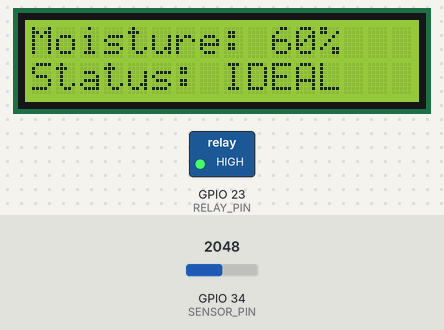
A sketch run on a simulated ESP32. Shown: 16×2 character LCD, switched loads named in the sketch (green lamp = pin HIGH). Inputs (shaded band) come from the test bench; at power-on: GPIO 34 (SENSOR_PIN) = 2048 (analog values on the 0–4095 scale). WiFi joins after 1.5 s; servers stay silent unless stated; uploads are accepted with an empty reply; what the sketch prints to the serial monitor is not drawn.

Above: at 10.8 s.
10.9 s: GPIO 34 (SENSOR_PIN) set to 2326
At 12.0 s:
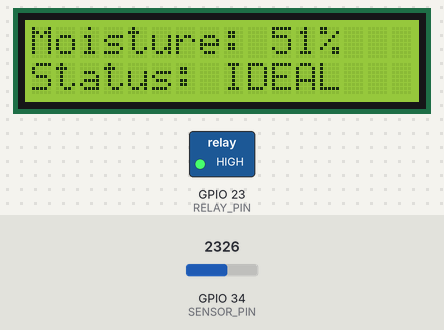
12.9 s: GPIO 34 (SENSOR_PIN) set to 2427
At 14.5 s:
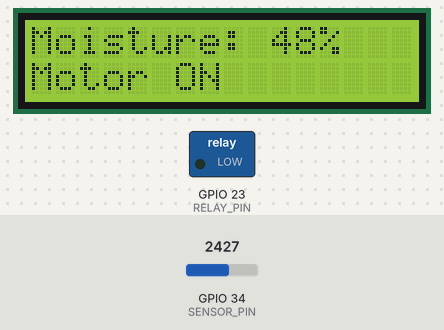
14.9 s: GPIO 34 (SENSOR_PIN) set to 1228
At 16.4 s:
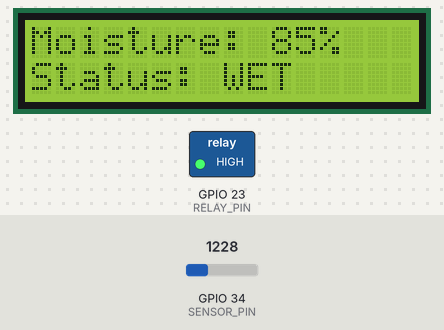
16.9 s: GPIO 34 (SENSOR_PIN) set to 1655
At 17.3 s:
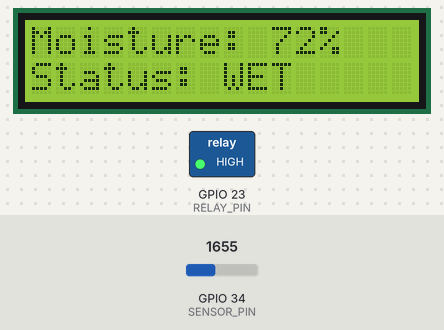
18.5 s: GPIO 34 (SENSOR_PIN) set to 1751
At 19.9 s:
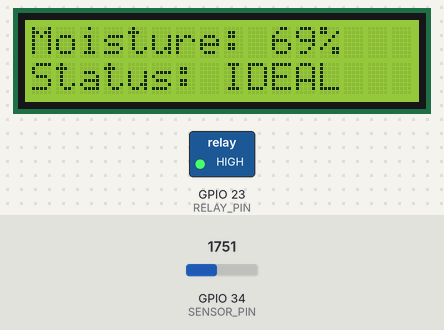
Timing chart, 0 to 21.0 s (numbered marks = the images above; inputs shaded):
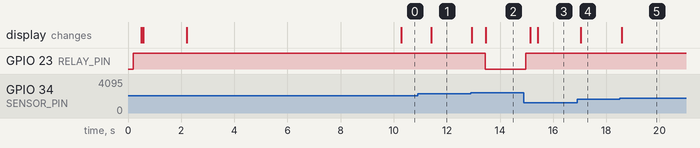

Measured:
- the behaviour switches between 2375 and 2376 on GPIO 34 (SENSOR_PIN) (found by bisection; images 1 and 2)
- the behaviour switches between 1692 and 1693 on GPIO 34 (SENSOR_PIN) (found by bisection; images 4 and 5)
- after the input at 10.9 s, the display: changes after 0.51 s (image 1)
- after the input at 12.9 s, GPIO 23 (RELAY_PIN): HIGH → LOW after 0.54 s; the display: first changes at once (image 2 shows a later state)
- after the input at 14.9 s, GPIO 23 (RELAY_PIN): LOW → HIGH after 0.08 s; the display: first changes after 0.24 s (image 3 shows a later state)
- after the input at 16.9 s, the display: changes after 0.14 s (image 4)
- after the input at 18.5 s, the display: changes after 0.08 s (image 5)

The sketch:

Sketch.ino
```cpp
#include <Wire.h>
#include <LiquidCrystal_I2C.h>
#include <WiFi.h>
#include <WiFiClientSecure.h>
#include <HTTPClient.h>

static const char *WIFI_SSID = "Airtel_Dhiraj";
static const char *WIFI_PASSWORD = "Airtel@9798";

static const char *FIREBASE_BASE_URL = "https://vernal-catfish-196407.firebaseio.com/";
static const char *FIREBASE_DEVICE_PATH = "/plantMonitor/main";
static const char *FIREBASE_AUTH = "";

static const int LCD_ADDRESS = 0x27;
static const int LCD_COLS = 16;
static const int LCD_ROWS = 2;
static const int SDA_PIN = 21;
static const int SCL_PIN = 22;

static const int SENSOR_PIN = 34;
static const int RELAY_PIN = 23;

static const int AIR_RAW = 4000;
static const int WET_RAW = 750;
static const int TARGET_LOW = 50;
static const int TARGET_HIGH = 70;

static const unsigned long LCD_UPDATE_MS = 1500;
static const unsigned long SENSOR_SAMPLE_MS = 500;
static const unsigned long REMOTE_PUSH_MS = 5000;
static const unsigned long STALE_MS = 300000;
static const unsigned long LOOP_DELAY_MS = 50;
static const unsigned long WIFI_CONNECT_TIMEOUT_MS = 20000;
static const unsigned long WIFI_RETRY_MS = 30000;
static const unsigned long STARTUP_IP_SHOW_MS = 8000;
static const unsigned long WATER_CHECK_MIN_PUMP_MS = 12000;
static const unsigned long WATER_RETRY_MS = 60000;
static const int CHANGE_DELTA = 5;
static const int SENSOR_SAMPLES = 12;
static const int WATER_GAIN_CLEAR_PERCENT = 2;

LiquidCrystal_I2C lcd(LCD_ADDRESS, LCD_COLS, LCD_ROWS);
WiFiClientSecure secureClient;

char lastLine1[LCD_COLS + 1] = "";
char lastLine2[LCD_COLS + 1] = "";

int filteredRaw = AIR_RAW;
int moisturePct = 0;
int previousRaw = -1;
int waterCheckStartMoisture = 0;

bool sensorFault = false;
bool waterSupplyIssue = false;
bool pumpRunning = false;
bool lcdNeedsRefresh = true;
bool wifiConnected = false;
bool showStartupIp = false;

unsigned long lastMeaningfulChangeMs = 0;
unsigned long lastSampleMs = 0;
unsigned long lastRemotePushMs = 0;
unsigned long lastLcdUpdateMs = 0;
unsigned long burstStartMs = 0;
unsigned long currentBurstMs = 0;
unsigned long startupIpUntilMs = 0;
unsigned long waterCheckPumpMs = 0;
unsigned long lastWaterIssueMs = 0;
unsigned long lastWifiRetryMs = 0;

String deviceIp = "offline";

void relayOn()
{
  digitalWrite(RELAY_PIN, LOW);
}

void relayOff()
{
  digitalWrite(RELAY_PIN, HIGH);
}

void relayInit()
{
  pinMode(RELAY_PIN, OUTPUT_OPEN_DRAIN);
  relayOff();
}

void safeLcdInit()
{
  delay(250);
  Wire.begin(SDA_PIN, SCL_PIN);
  Wire.setClock(50000);
  delay(50);
  lcd.init();
  delay(20);
  lcd.backlight();
  delay(20);
  lcd.clear();
  delay(20);
}

void restoreLcdAfterPump()
{
  Wire.begin(SDA_PIN, SCL_PIN);
  Wire.setClock(50000);
  delay(20);
  lcd.init();
  delay(20);
  lcd.backlight();
  delay(20);
  lastLine1[0] = '\0';
  lastLine2[0] = '\0';
}

void padLine(char *dest, const char *src)
{
  snprintf(dest, LCD_COLS + 1, "%-16.16s", src);
}

void writeLine(uint8_t row, const char *text)
{
  char padded[LCD_COLS + 1];
  padLine(padded, text);

  char *cache = row == 0 ? lastLine1 : lastLine2;
  if (strncmp(cache, padded, LCD_COLS) == 0)
  {
    return;
  }

  lcd.setCursor(0, row);
  lcd.print(padded);
  strncpy(cache, padded, LCD_COLS + 1);
}

int readFilteredRaw()
{
  long total = 0;
  for (int index = 0; index < SENSOR_SAMPLES; ++index)
  {
    total += analogRead(SENSOR_PIN);
    delay(4);
  }
  return total / SENSOR_SAMPLES;
}

int rawToPercent(int raw)
{
  raw = constrain(raw, WET_RAW, AIR_RAW);
  return map(raw, AIR_RAW, WET_RAW, 0, 100);
}

unsigned long getBurstDurationMs(int pct)
{
  if (pct >= TARGET_LOW)
  {
    return 0;
  }

  if (pct <= 40)
  {
    return map(pct, 0, 40, 15000, 5000);
  }

  return map(pct, 41, 49, 4500, 3000);
}

void resetWaterSupplyMonitor()
{
  waterCheckPumpMs = 0;
  waterCheckStartMoisture = moisturePct;
}

void evaluateWaterSupplyIssue()
{
  if (moisturePct >= TARGET_LOW)
  {
    waterSupplyIssue = false;
    resetWaterSupplyMonitor();
    return;
  }

  int moistureGain = moisturePct - waterCheckStartMoisture;
  if (moistureGain >= WATER_GAIN_CLEAR_PERCENT)
  {
    waterSupplyIssue = false;
    resetWaterSupplyMonitor();
    return;
  }

  if (!waterSupplyIssue && waterCheckPumpMs >= WATER_CHECK_MIN_PUMP_MS)
  {
    waterSupplyIssue = true;
    lastWaterIssueMs = millis();
    lcdNeedsRefresh = true;
  }
}

void updateSensorState()
{
  filteredRaw = readFilteredRaw();
  moisturePct = rawToPercent(filteredRaw);

  if (previousRaw < 0 || abs(filteredRaw - previousRaw) > CHANGE_DELTA)
  {
    lastMeaningfulChangeMs = millis();
    sensorFault = false;
  }

  if (millis() - lastMeaningfulChangeMs > STALE_MS)
  {
    sensorFault = true;
  }

  evaluateWaterSupplyIssue();

  previousRaw = filteredRaw;
}

void stopPump()
{
  bool wasRunning = pumpRunning;

  if (wasRunning)
  {
    waterCheckPumpMs += millis() - burstStartMs;
  }

  pumpRunning = false;
  currentBurstMs = 0;
  relayOff();

  if (wasRunning)
  {
    delay(80);
    restoreLcdAfterPump();
  }

  lcdNeedsRefresh = true;
  lastLcdUpdateMs = 0;
}

void startPumpBurst(unsigned long burstMs)
{
  if (burstMs == 0)
  {
    stopPump();
    return;
  }

  pumpRunning = true;
  currentBurstMs = burstMs;
  burstStartMs = millis();

  if (waterCheckPumpMs == 0)
  {
    waterCheckStartMoisture = moisturePct;
  }

  relayOn();
  lcdNeedsRefresh = true;
}

void controlPump()
{
  if (sensorFault)
  {
    stopPump();
    return;
  }

  if (waterSupplyIssue)
  {
    stopPump();

    if (millis() - lastWaterIssueMs < WATER_RETRY_MS)
    {
      return;
    }

    waterSupplyIssue = false;
    resetWaterSupplyMonitor();
  }

  if (moisturePct >= TARGET_LOW)
  {
    resetWaterSupplyMonitor();
    stopPump();
    return;
  }

  if (!pumpRunning)
  {
    startPumpBurst(getBurstDurationMs(moisturePct));
    return;
  }

  if (millis() - burstStartMs >= currentBurstMs)
  {
    stopPump();
  }
}

String getStatusText()
{
  if (sensorFault)
  {
    return "Sensor Fault";
  }

  if (waterSupplyIssue)
  {
    return "Check Tank/Pipe";
  }

  if (pumpRunning)
  {
    return "Motor ON";
  }

  if (moisturePct > TARGET_HIGH)
  {
    return "Wet";
  }

  if (moisturePct >= TARGET_LOW)
  {
    return "Monitoring";
  }

  return "Need Water";
}

String getSensorHealthText()
{
  if (sensorFault)
  {
    return "Sensor Fault";
  }

  if (waterSupplyIssue)
  {
    return "Water Issue";
  }

  return "Ideal";
}

String getWaterIssueMessage()
{
  if (waterSupplyIssue)
  {
    return "Please check water tank level or pipe connection.";
  }

  return "";
}

unsigned long getLastChangeSeconds()
{
  return (millis() - lastMeaningfulChangeMs) / 1000;
}

void refreshDisplay(bool force)
{
  if (showStartupIp)
  {
    if (!force && millis() >= startupIpUntilMs)
    {
      showStartupIp = false;
      lcdNeedsRefresh = true;
      lastLcdUpdateMs = 0;
    }
    else
    {
      if (!force && !lcdNeedsRefresh)
      {
        return;
      }

      char line1[LCD_COLS + 1];
      char line2[LCD_COLS + 1];
      snprintf(line1, sizeof(line1), "IP Address");
      snprintf(line2, sizeof(line2), "%s", deviceIp.c_str());
      writeLine(0, line1);
      writeLine(1, line2);
      lcdNeedsRefresh = false;
      lastLcdUpdateMs = millis();
      return;
    }
  }

  if (pumpRunning)
  {
    if (!force && !lcdNeedsRefresh)
    {
      return;
    }
  }
  else if (!force && !lcdNeedsRefresh && millis() - lastLcdUpdateMs < LCD_UPDATE_MS)
  {
    return;
  }

  lastLcdUpdateMs = millis();

  char line1[LCD_COLS + 1];
  char line2[LCD_COLS + 1];

  snprintf(line1, sizeof(line1), "Moisture:%3d%%", moisturePct);

  if (sensorFault)
  {
    snprintf(line2, sizeof(line2), "Sensor Fault");
  }
  else if (waterSupplyIssue)
  {
    snprintf(line2, sizeof(line2), "Chk Tank/Pipe");
  }
  else if (pumpRunning)
  {
    snprintf(line2, sizeof(line2), "Motor ON");
  }
  else if (moisturePct > TARGET_HIGH)
  {
    snprintf(line2, sizeof(line2), "Status: WET");
  }
  else if (moisturePct >= TARGET_LOW)
  {
    snprintf(line2, sizeof(line2), "Status: IDEAL");
  }
  else
  {
    snprintf(line2, sizeof(line2), "Need Water");
  }

  writeLine(0, line1);
  writeLine(1, line2);
  lcdNeedsRefresh = false;
}

void connectWifi()
{
  WiFi.persistent(false);
  WiFi.mode(WIFI_STA);
  WiFi.setAutoReconnect(true);
  WiFi.begin(WIFI_SSID, WIFI_PASSWORD);

  lastWifiRetryMs = millis();

  unsigned long startMs = millis();
  while (WiFi.status() != WL_CONNECTED && millis() - startMs < WIFI_CONNECT_TIMEOUT_MS)
  {
    delay(500);
    Serial.print('.');
  }

  wifiConnected = WiFi.status() == WL_CONNECTED;
  if (wifiConnected)
  {
    deviceIp = WiFi.localIP().toString();
    showStartupIp = true;
    startupIpUntilMs = millis() + STARTUP_IP_SHOW_MS;
    lcdNeedsRefresh = true;
    Serial.println();
    Serial.print("WiFi connected. IP: ");
    Serial.println(deviceIp);
  }
  else
  {
    deviceIp = "offline";
    Serial.println();
    Serial.println("WiFi not connected. Remote sync disabled.");
  }
}

void updateWifiState(bool connected)
{
  if (connected)
  {
    deviceIp = WiFi.localIP().toString();

    if (!wifiConnected)
    {
      wifiConnected = true;
      showStartupIp = true;
      startupIpUntilMs = millis() + STARTUP_IP_SHOW_MS;
      lcdNeedsRefresh = true;
      lastLcdUpdateMs = 0;
      Serial.println();
      Serial.print("WiFi connected. IP: ");
      Serial.println(deviceIp);
    }

    return;
  }

  if (wifiConnected)
  {
    Serial.println();
    Serial.println("WiFi disconnected. Auto-retry enabled.");
  }

  wifiConnected = false;
  deviceIp = "offline";
  showStartupIp = false;
  lcdNeedsRefresh = true;
}

void maintainWifiConnection()
{
  wl_status_t status = WiFi.status();
  bool connected = status == WL_CONNECTED;

  updateWifiState(connected);
  if (connected)
  {
    return;
  }

  if (millis() - lastWifiRetryMs < WIFI_RETRY_MS)
  {
    return;
  }

  lastWifiRetryMs = millis();
  Serial.println("Retrying WiFi connection...");
  WiFi.disconnect();
  WiFi.mode(WIFI_STA);
  WiFi.begin(WIFI_SSID, WIFI_PASSWORD);
}

String buildRemoteJson()
{
  String json = "{";
  json += "\"deviceName\":\"plantMonitor\",";
  json += "\"moisture\":" + String(moisturePct) + ",";
  json += "\"raw\":" + String(filteredRaw) + ",";
  json += "\"pump\":" + String(pumpRunning ? "true" : "false") + ",";
  json += "\"fault\":" + String((sensorFault || waterSupplyIssue) ? "true" : "false") + ",";
  json += "\"waterIssue\":" + String(waterSupplyIssue ? "true" : "false") + ",";
  json += "\"waterIssueMessage\":\"" + getWaterIssueMessage() + "\",";
  json += "\"sensorHealth\":\"" + getSensorHealthText() + "\",";
  json += "\"status\":\"" + getStatusText() + "\",";
  json += "\"targetLow\":" + String(TARGET_LOW) + ",";
  json += "\"targetHigh\":" + String(TARGET_HIGH) + ",";
  json += "\"targetRange\":\"" + String(TARGET_LOW) + "-" + String(TARGET_HIGH) + "%\",";
  json += "\"lastChangeSec\":" + String(getLastChangeSeconds()) + ",";
  json += "\"uptimeMin\":" + String(millis() / 60000) + ",";
  json += "\"ip\":\"" + deviceIp + "\",";
  json += "\"updatedAtMs\":" + String(millis()) + "}";
  return json;
}

String buildFirebaseUrl()
{
  String url = String(FIREBASE_BASE_URL) + String(FIREBASE_DEVICE_PATH) + ".json";
  if (strlen(FIREBASE_AUTH) > 0)
  {
    url += "?auth=";
    url += FIREBASE_AUTH;
  }
  return url;
}

void sendRemoteStatus()
{
  if (!wifiConnected)
  {
    return;
  }

  secureClient.setInsecure();
  HTTPClient http;
  String url = buildFirebaseUrl();

  if (!http.begin(secureClient, url))
  {
    Serial.println("Remote sync begin failed.");
    return;
  }

  http.addHeader("Content-Type", "application/json");
  int httpCode = http.PUT(buildRemoteJson());

  Serial.print("Remote sync HTTP=");
  Serial.println(httpCode);
  http.end();
}

void setup()
{
  Serial.begin(115200);
  delay(200);

  analogReadResolution(12);
  pinMode(SENSOR_PIN, INPUT);
  relayInit();
  safeLcdInit();

  lastMeaningfulChangeMs = millis();
  resetWaterSupplyMonitor();
  updateSensorState();
  connectWifi();
  refreshDisplay(true);
}

void loop()
{
  maintainWifiConnection();

  if (millis() - lastSampleMs >= SENSOR_SAMPLE_MS)
  {
    lastSampleMs = millis();
    updateSensorState();
    controlPump();

    Serial.print("RAW=");
    Serial.print(filteredRaw);
    Serial.print(" Moisture=");
    Serial.print(moisturePct);
    Serial.print("% Pump=");
    Serial.print(pumpRunning ? "ON" : "OFF");
    Serial.print(" Fault=");
    Serial.print((sensorFault || waterSupplyIssue) ? "YES" : "NO");
    Serial.print(" WaterIssue=");
    Serial.print(waterSupplyIssue ? "YES" : "NO");
    Serial.print(" IP=");
    Serial.println(deviceIp);
  }

  if (wifiConnected && millis() - lastRemotePushMs >= REMOTE_PUSH_MS)
  {
    lastRemotePushMs = millis();
    sendRemoteStatus();
  }

  refreshDisplay(false);
  delay(LOOP_DELAY_MS);
}
```
